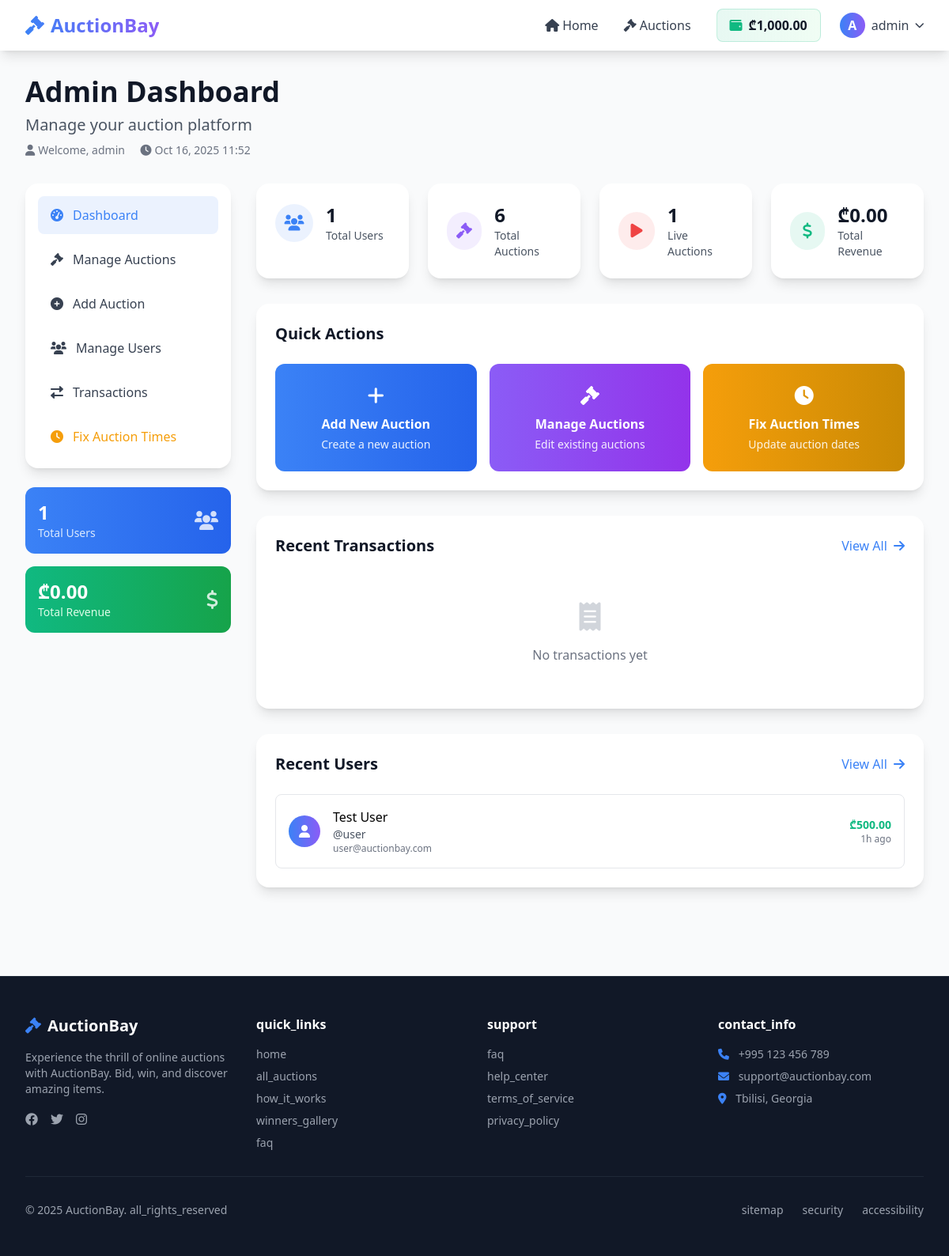
/admin/index.php (signed in), run on the app's committed database.
### tables this page shows
CREATE TABLE IF NOT EXISTS `users` (
    `id` INT PRIMARY KEY AUTO_INCREMENT,
    `username` VARCHAR(50) UNIQUE NOT NULL,
    `email` VARCHAR(100) UNIQUE NOT NULL,
    `password` VARCHAR(255) NOT NULL,
    `first_name` VARCHAR(50),
    `last_name` VARCHAR(50),
    `balance` DECIMAL(10, 2) DEFAULT 0,
    `is_admin` BOOLEAN DEFAULT FALSE,
    `status` ENUM('active', 'suspended', 'pending') DEFAULT 'active',
    `email_verified` BOOLEAN DEFAULT FALSE,
    `created_at` TIMESTAMP DEFAULT CURRENT_TIMESTAMP,
    `updated_at` TIMESTAMP DEFAULT CURRENT_TIMESTAMP ON UPDATE CURRENT_TIMESTAMP,
    INDEX `idx_email` (`email`),
    INDEX `idx_username` (`username`)
);

### admin/index.php (the view, shortened to what the rows shown need)
<?php
require_once '../config/config.php';
$database = new Database();
$db = $database->getConnection();
$stats = [];
$query = "SELECT COUNT(*) FROM users WHERE is_admin = FALSE";
$stmt = $db->prepare($query);
$stmt->execute();
$stats['total_users'] = $stmt->fetchColumn();
$query = "SELECT COUNT(*) FROM auctions";
$stmt = $db->prepare($query);
$stmt->execute();
$stats['total_auctions'] = $stmt->fetchColumn();
$query = "SELECT COUNT(*) FROM auctions WHERE status = 'active'";
$stmt = $db->prepare($query);
$stmt->execute();
$stats['active_auctions'] = $stmt->fetchColumn();
$query = "SELECT SUM(amount) FROM transactions WHERE type = 'ticket_purchase' AND status = 'completed'";
$stmt = $db->prepare($query);
$stmt->execute();
$stats['total_revenue'] = $stmt->fetchColumn() ?: 0;
$query = "SELECT * FROM users WHERE is_admin = FALSE ORDER BY created_at DESC LIMIT 5";
$stmt = $db->prepare($query);
$stmt->execute();
$recent_users = $stmt->fetchAll(PDO::FETCH_ASSOC);
$recent_users = $recent_users ?: [];
?>
<!DOCTYPE html>
<html lang="en">
<head>
    <script src="https://cdn.tailwindcss.com"></script>
    <link rel="stylesheet" href="https://cdnjs.cloudflare.com/ajax/libs/font-awesome/6.0.0/css/all.min.css">
</head>
<body class="bg-gray-50">
    <?php include '../includes/navbar.php'; ?>
    <div class="max-w-7xl mx-auto px-4 sm:px-6 lg:px-8 py-8">
        <div class="mb-8">
            <h1 class="text-4xl font-bold text-gray-900 mb-2">Admin Dashboard</h1>
        </div>
        <div class="grid grid-cols-1 lg:grid-cols-4 gap-8">
            <div class="lg:col-span-1">
                <div class="space-y-4">
                    <div class="bg-gradient-to-r from-primary to-blue-600 text-white p-4 rounded-xl">
                        <div class="flex items-center justify-between">
                            <div>
                                <div class="text-2xl font-bold"><?= number_format($stats['total_users']) ?></div>
                                <div class="text-blue-100 text-sm">Total Users</div>
                            </div>
                        </div>
                    </div>
                    <div class="bg-gradient-to-r from-success to-green-600 text-white p-4 rounded-xl">
                        <div class="flex items-center justify-between">
                            <div>
                                <div class="text-2xl font-bold"><?= formatPrice($stats['total_revenue']) ?></div>
                                <div class="text-green-100 text-sm">Total Revenue</div>
                            </div>
                        </div>
                    </div>
                </div>
            </div>
            <div class="lg:col-span-3 space-y-8">
                <div class="grid grid-cols-1 md:grid-cols-4 gap-6">
                    <div class="bg-white rounded-2xl shadow-lg p-6">
                        <div class="flex items-center">
                            <div>
                                <div class="text-2xl font-bold text-gray-900"><?= number_format($stats['total_users']) ?></div>
                                <div class="text-sm text-gray-600">Total Users</div>
                            </div>
                        </div>
                    </div>
                    <div class="bg-white rounded-2xl shadow-lg p-6">
                        <div class="flex items-center">
                            <div>
                                <div class="text-2xl font-bold text-gray-900"><?= number_format($stats['active_auctions']) ?></div>
                                <div class="text-sm text-gray-600">Live Auctions</div>
                            </div>
                        </div>
                    </div>
                    <div class="bg-white rounded-2xl shadow-lg p-6">
                        <div class="flex items-center">
                            <div>
                                <div class="text-2xl font-bold text-gray-900"><?= formatPrice($stats['total_revenue']) ?></div>
                                <div class="text-sm text-gray-600">Total Revenue</div>
                            </div>
                        </div>
                    </div>
                </div>
                <div class="bg-white rounded-2xl shadow-lg p-6">
                    <?php if (empty($recent_users)): ?>
                        <div class="text-center py-8">
                            <i class="fas fa-users text-4xl text-gray-300 mb-4"></i>
                            <p class="text-gray-500">No users registered yet</p>
                        </div>
                    <?php else: ?>
                        <div class="space-y-4">
                            <?php foreach($recent_users as $user): ?>
                                <div class="flex items-center justify-between p-4 border border-gray-200 rounded-lg hover:shadow-md transition-shadow">
                                    <div class="flex items-center">
                                        <div class="w-10 h-10 bg-gradient-to-r from-primary to-secondary rounded-full flex items-center justify-center mr-4">
                                            <i class="fas fa-user text-white"></i>
                                        </div>
                                        <div>
                                            <div class="font-medium"><?= htmlspecialchars($user['first_name'] . ' ' . $user['last_name']) ?></div>
                                            <div class="text-sm text-gray-600">@<?= htmlspecialchars($user['username']) ?></div>
                                            <div class="text-xs text-gray-500"><?= htmlspecialchars($user['email']) ?></div>
                                        </div>
                                    </div>
                                    <div class="text-right">
                                        <div class="text-sm font-semibold text-success"><?= formatPrice($user['balance']) ?></div>
                                        <div class="text-xs text-gray-500"><?= timeAgo($user['created_at']) ?></div>
                                    </div>
                                </div>
                            <?php endforeach; ?>
                        </div>
                    <?php endif; ?>
                </div>
            </div>
        </div>
    </div>
</body>
</html>

### includes/navbar.php (shortened to what the rows shown need)
<?php
if (isLoggedIn()) {
    $database = new Database();
    $db = $database->getConnection();
    $query = "SELECT balance FROM users WHERE id = ?";
    $stmt = $db->prepare($query);
    $stmt->execute([$_SESSION['user_id']]);
}
?>
<nav class="bg-white shadow-lg sticky top-0 z-50">
    <div class="max-w-7xl mx-auto px-4 sm:px-6 lg:px-8">
        <div class="flex justify-between h-16">
            <div class="hidden md:flex items-center space-x-8">
                <?php if (isLoggedIn()): ?>
                    <div class="flex items-center space-x-6">
                        <div class="flex items-center space-x-2 px-4 py-2 bg-gradient-to-r from-success/10 to-green-50 rounded-lg border border-success/20">
                            <i class="fas fa-wallet text-success"></i>
                            <span class="font-semibold text-gray-900"><?= formatPrice($_SESSION['user_balance'] ?? 0) ?></span>
                        </div>
                        <div class="relative group">
                            <button class="flex items-center space-x-2 text-gray-700 hover:text-primary transition-colors">
                                <div class="w-8 h-8 bg-gradient-to-r from-primary to-secondary rounded-full flex items-center justify-center text-white font-bold">
                                    <?= strtoupper(substr($_SESSION['username'] ?? 'U', 0, 1)) ?>
                                </div>
                                <span><?= htmlspecialchars($_SESSION['username'] ?? 'User') ?></span>
                                <i class="fas fa-chevron-down text-xs"></i>
                            </button>
                        </div>
                    </div>
                <?php endif; ?>
            </div>
        </div>
    </div>
</nav>

### data on the page
users: balance "₾1,000.00"
users: email_verified "1", is_admin "₾0.00", first_name+last_name "Test User", username "user", email "user@auctionbay.com", balance "₾500.00", created_at "1h ago"

### other printed values
substr($_SESSION['username'] ?? 'U', 0, 1) "A"
$_SESSION['username'] "admin"
getCurrentDateTime('M j, Y H:i') "Oct 16, 2025 11:52"
$stats['total_auctions'] "6"
SITE_NAME "AuctionBay"
t('quick_links') "quick_links"
t('home') "home"
t('all_auctions') "all_auctions"
t('how_it_works') "how_it_works"
t('winners_gallery') "winners_gallery"
t('faq') "faq"
t('support') "support"
t('help_center') "help_center"
t('terms_of_service') "terms_of_service"
t('privacy_policy') "privacy_policy"
